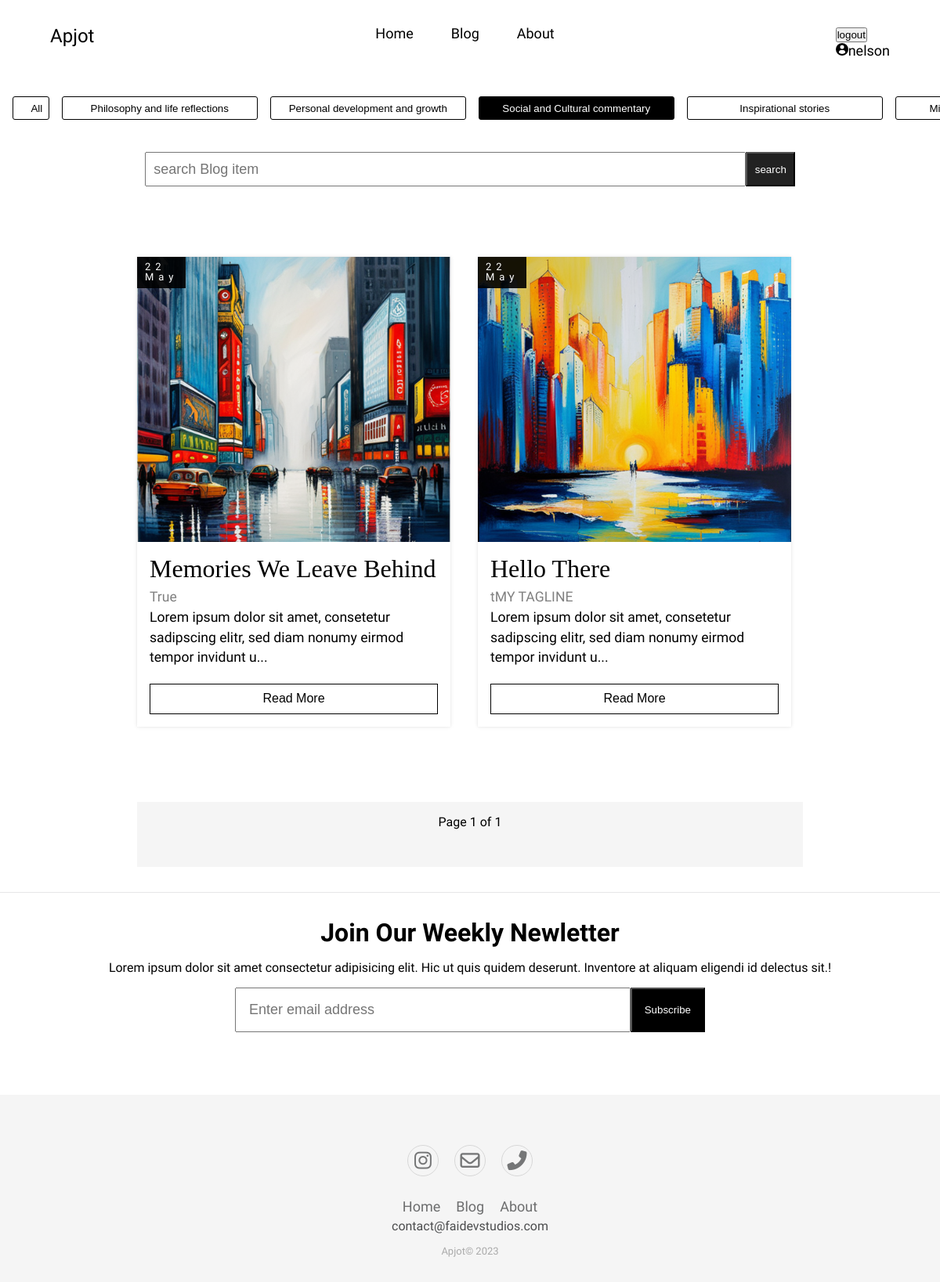
Screenshot of /blog/?category=scc (signed in) with the database file from the repository.
### blog/models.py (models this page shows, shortened)
class Articles (models.Model):
    CATEGORY_CHOICES = (
        ('plr', 'Philosophy and life reflections'),
        ('pdg', 'Personal development and growth'),
        ('scc', 'Social and Cultural commentary'),
        ('ins', 'Inspirational stories'),
        ('mwb', 'Mindfulness and Well being'),
    )
    title = models.CharField( max_length=100)
    body = RichTextField( blank=True, null=True)
    slug = models.SlugField()
    date =models.DateTimeField(auto_now_add=True)
    image = models.FileField()
    likes =models.ManyToManyField(User, default=None,blank=True, related_name='liked')
    tagline=models.CharField(max_length=100 ,blank=True,null=True)
    views = models.IntegerField(default=0)
    applaud = models.IntegerField(default=0)
    publish=models.BooleanField(default=False)
    category = models.CharField(max_length=200, choices=CATEGORY_CHOICES)
    password_required = models.BooleanField(default=False)
    post_medium = models.BooleanField(default=False)
    tags = TaggableManager()
    def snippet(self):
        return self.body[:100] + "..."

### blog/views.py (the view)
# urls.py: path('',views.bloghome, name="blogHome"),
def bloghome(request):
       category= request.GET.get('category')
       categories = {
    'plr': 'Philosophy and life reflections',
    'pdg': 'Personal development and growth',
    'scc': 'Social and Cultural commentary',
    'ins': 'Inspirational stories',
    'mwb': 'Mindfulness and Well being'
}
       active = 'All'
       if category:
            if category == 'All':
                articles=data()
            else:
                articles = Articles.objects.filter(publish=True).filter(category=category).order_by('-date')
                active = category
       else:
            articles=data()
       p=Paginator(( articles ),per_page=2)
       page=request.GET.get('page')
       paginated_article=p.get_page(page)
       return render(request, 'blog/index.html',{'paginated_article':paginated_article,'category':categories,'active':active,'page_title':'Blogs : Apjot'
})

### blog/templates/blog/index.html (shortened to what this page needs)
{% extends 'main/base_layout.html' %}
{% block content %}
<div class="blogcontainer">
        <div class="categorybtns" style="overflow-y: scroll;">
            <button class="btn_nav {% if active == 'All' %}active{% endif %}" style="min-width: 1rem;"> <a href="{% url 'blogHome' %}?category=All"><small> All</small> </a></button>
            {% for x,y in category.items %}
                <button class="btn_nav {% if active == x %}active{% endif %}"> <a href="{% url 'blogHome' %}?category={{x}}"> <small>{{y}}</small></a></button>
        {%endfor%}
        </div>
        <div>
            <form action="{% url 'search' %}"  style="display: flex; width: 100%;max-width: 850px; margin: auto; padding: .6rem;margin-block: 1rem;" >
                <input type="text" name="searchterm" id="" placeholder="search Blog item" style="padding:.6rem;width: 100%;font-size: large;">
                <input type="submit" value="search" style="padding: .6rem; background-color: rgba(0, 0, 0, 0.865);color: white;">
            </form>
        </div>
        <ol class="article-list">
            {% for article in paginated_article %}
            <li>
                <article>
                    {% if paginated_article %}
                        <span class="recentPost">{{ article.date|date:"d" }}<br>{{ article.date|date:"F" }}
                        </span>
                    {% endif %}
                    <div class="article_image"  style=" background: url('{{article.image.url}}');background-position:center;
                    background-size:cover; background-repeat: no-repeat;">
                    </div>
                    <div class="article_element" >
                        <h2><a href="{% url 'details' courseid=article.slug %}" style="font-weight: 200;"> {{article.title|title}}</a></h2>
                        <p style="color: grey;"> {{ article.tagline }} </p>
                        <p> {{ article.snippet|safe}}  </p>
                        <br>
                        <a href="{% url 'details' courseid=article.slug %}"> <button id="readmore">Read More</button> </a> <br>
                    </div>
                </article>
            </li>
            {% endfor %}
        </ol>
        <p style="text-align:center; background-color: whitesmoke;padding: 1rem; max-width: 850px; margin: auto;"> Page  {{paginated_article.number}} of  {{ paginated_article.paginator.num_pages }} </p>
        <div class="paginationNav">
        </div>
</div>
{% endblock %}

### templates/main/base_layout.html (shortened to what this page needs)
{%  load static %}
<!DOCTYPE html>
<html lang="en">
<head>
    <link rel="stylesheet" href="index.css">
    <link rel="stylesheet" type="text/css" href="{% static 'css/style.css' %}">
</head>
    <body>
            <nav>
                <div class="logo"> <a href="{% url 'homepage'%}">  Apjot</a> </div>
                <div class="navlinks" id="navlinks">
                        <a href="{% url 'homepage'%}"> Home</a>
                        <a id="blog" href="{% url 'blogHome'%}">Blog</a>
                        <a href=" {% url 'about'%}">About</a>
                </div>
                    {% if request.user.is_authenticated %}
                    <div class="authen">
                        <form action="{% url 'logout'%}" class="logout" method="post" display="hidden">
                            <button type="submit" id="logoutBtn">logout</button>
                        </form>
                        <p> <img src="../media/profile-user.png" alt="profile" class="user">{{user.username}}</p>
                    </div>
                    {% endif %}
            </nav>
            <div class="wrapper">
                {% block content %}
                {% endblock %}
            </div>
            <div style="padding: 2rem 1rem; text-align: center;border-top:1px solid  rgba(17, 17, 26, 0.1) ;margin-top: 2rem;">
                <h3 style="font-size: xx-large;">Join Our Weekly Newletter</h3>
                <p style="text-align: center;margin-block: 1rem;">Lorem ipsum dolor sit amet consectetur adipisicing elit. Hic ut quis quidem deserunt. Inventore at aliquam eligendi id delectus sit.!</p>
                <form action="{% url 'subscribe' %}" method="post" style="display: flex; width: 100%;max-width: 600px; margin: auto;" id="newsletterForm">
                    <input type="email" name="subscribeEmail" id="subscribeEmail" placeholder="Enter email address" style="padding:1rem;width: 100%;font-size: large;" required>
                    <input type="submit" value="Subscribe" style="padding: 1rem; background-color: black;color: white;">
                </form>
            </div>
            <footer id="footer" >
                <div class="footer-basic">
                  <footer>
                      <div class="social">
                        <a href="https://www.instagram.com/apjot.blog/" target="_blank" > <i class="fa-brands fa-instagram" style="font-size:25px ;"></i> </a>
                        <a href=" mailto:contact@faidevstudios.com"><i class="fa-regular fa-envelope"  style="font-size:25px ;"></i> </a>
                        <a href="tel:015214773540" hidden><i class="fa-solid fa-phone-flip" style="font-size:25px;"></i></a>             </div>
                      <ul class="list-inline">
                          <li class="list-inline-item"><a href="{%url 'homepage' %}">Home</a></li>
                          <li class="list-inline-item"><a href="{%url 'blogHome' %}">Blog</a></li>
                          <li class="list-inline-item"><a href="{%url 'about' %}">About</a></li>
                      </ul>
                      <p >contact@faidevstudios.com</p>
                      <p class="copyright">Apjot© 2023</p>
                  </footer>
              </footer>
</body>
</html>

### static/css/style.css (style rules this page uses)
* { padding: 0; margin: 0; box-sizing: border-box; }
body { font-family: 'Work Sans', sans-serif !important; }
li { list-style: none; }
.wrapper { min-height: 100vh; }
.logo { font-size: 1.5rem; }
nav { padding:2rem 4rem; display: flex; justify-content: space-between; font-size: large; }
a { color: black; text-decoration: none; }
#navlinks { display: flex; gap: 3rem; flex-direction: row; }
footer { padding:1rem 0rem; margin-top: 2rem; background-color: whitesmoke; text-align: center; }
.footer-basic { color:#4b4c4d; }
.footer-basic ul { padding:0; list-style:none; text-align:center; font-size:18px; line-height:1.6; margin-bottom:0; }
.footer-basic li { padding:0 10px; }
.footer-basic ul a { color:inherit; text-decoration:none; opacity:0.8; }
.footer-basic .social { text-align:center; padding-bottom:25px; }
.footer-basic .social > a { font-size:24px; width:40px; height:40px; line-height:40px; display:inline-block; text-align:center; border-radius:50%; border:1px solid #ccc; margin:0 8px; color:inherit; opacity:0.75; }
.footer-basic .copyright { margin-top:15px; text-align:center; font-size:13px; color:#aaa; margin-bottom:0; }
.list-inline { display: flex; justify-content: center; }

### blog/templates/blog/index.html (style rules this page uses)
.active { background-color: black !important; }
.active a { color: white; }
h2 { font-size: calc(2rem); margin-bottom: 5px; font-family: Times, serif; }
.article-list { margin: 3rem auto ; position: relative; padding-block: 2rem; display: grid; grid-template-columns: repeat(2, 1fr); gap: 20px; width: 100%; max-width: 850px; }
article { display: flex; justify-content: space-between; flex-direction: column; font-size: 1.1rem; margin-bottom: 1rem; width: 400px; height: 600px; box-shadow: rgba(0, 0, 0, 0.1) 0px 0px 5px 0px, rgba(0, 0, 0, 0.1) 0px 0px 1px 0px; }
article p { line-height: 1.6rem; }
.article_element { padding:1rem }
.article_image { width:100%; height: 400px; }
.recentPost { padding:7px 10px; letter-spacing: 6px; position: absolute; z-index: 2; background-color: rgba(0, 0, 0, 0.9); margin-left: 0px; color: white; font-size: small; line-height: 0.8rem; }
button#readmore { width: 100%; color: black; padding:0.6em 2em; text-align: center; text-decoration: none; display: inline-block; font-size: 1rem; transition-duration: 0.4s; cursor: pointer; border: 1.5px solid black; background-color: white; }
.btn_nav { border: 1px solid black ; padding: 0.3rem 1.4rem; font-size: medium; background-color: white; border-radius: 3px; min-width: 250px; }
.categorybtns { margin-bottom: 2rem; margin: auto; display: flex; gap: 1rem; padding: 1rem; }
.paginationNav { background-color: whitesmoke; padding: 1rem; display: flex; justify-content: space-between; width: 100%; max-width: 850px; margin: auto; }

### rows the page displays
Articles: date "22", date "May", image (picture), title "Memories We Leave Behind", tagline "True", snippet "Lorem ipsum dolor sit amet, consetetur sadipscing elitr, sed diam nonumy eirmod tempor invidunt u..."
Articles: date "22", date "May", image (picture), title "Hello There", tagline "tMY TAGLINE", snippet "Lorem ipsum dolor sit amet, consetetur sadipscing elitr, sed diam nonumy eirmod tempor invidunt u..."

### other values shown
{{ user.username }} "nelson"
{{ y }} "Philosophy and life reflections" "Personal development and growth" "Social and Cultural commentary" "Inspirational stories"
{{ paginated_article.number }} "1"
{{ paginated_article.paginator.num_pages }} "1"
